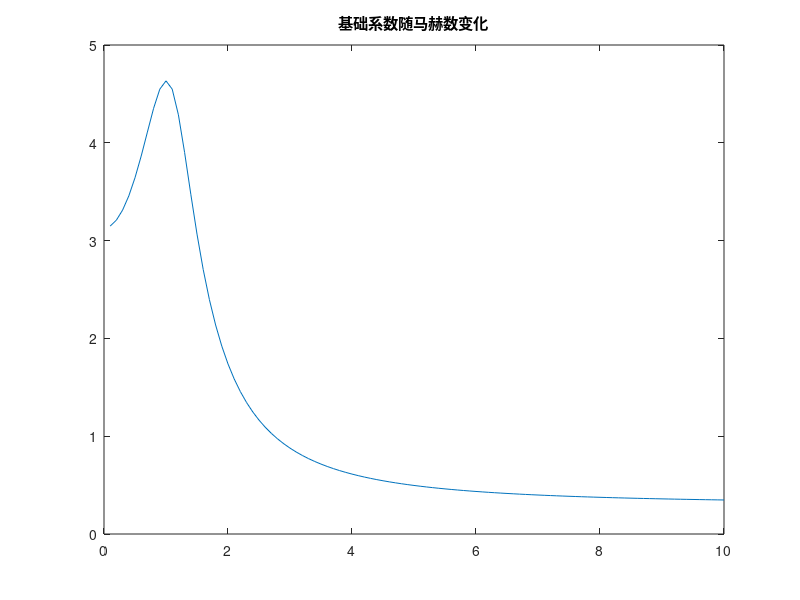

Source code (MATLAB): (Note: this script raises an error after producing the figure.)
clear
clc
close all
i=1;

for Ma=[0.1:0.1:10]
    if Ma < 0.1
        Ma = 0.1;  % 避免除零
    end
    CN =0.3+ 0.6*Ma^2 ./ (1 + 0.8*Ma^4) + 4.0 ./ sqrt(1 + (Ma^2 - 1).^2);

    ma(i)=Ma;
    cn(i)=CN;
    i=i+1;
end
figure(1)
plot(ma,cn)
title('基础系数随马赫数变化')


rho = 0.8;

S=0.8;

beta=0;
cg_cf = 0.5;
dx = 0;
dy = 0;
dz = 0;
rudder_rate = 1;
j=1;
for Ma=[1.2]
    V = Ma*340;
    f=0.5*rho*V*V*S;
    CN = cn(j);
    CA0 = 0.03 + 0.0005 * Ma;
    k   = 0.8 + 0.0005 * Ma;
    i=1;
    for alpha=-30/57.3:0.01:30/57.3
        beta = 0;
        CD = -(CA0 + k * (alpha * alpha + beta * beta)) ;
        CL = CN * alpha ;
        CZ = -CN * beta ;
        
        l = - CN*dx*cg_cf * 0.05;                   %滚转
        m = -CL*cg_cf - CN*dz*cg_cf*rudder_rate;    %俯仰
        n = CZ*cg_cf - CN*dy*cg_cf*rudder_rate;     %偏航

        A(i) = alpha*57.3;
        L(i) = CL;
        D(i) = -CD;
        Z(i) = CZ;
        Cl(i) = l;
        Cm(i) = m;
        Cn(i) = n;
        i=i+1;
    end
    
    leg(j) = string(Ma);
    figure(2)
    plot(A,L./D)
    title('升阻比曲线')
    legend(leg)
    hold on
    figure(3)
    plot(A,L)
    title('升力系数曲线')
    legend(leg)
    hold on
    figure(4)
    plot(A,D)
    title('阻力系数曲线')
    legend(leg)
    hold on
    figure(5)
    plot(A,Z)
    title('侧力系数曲线')
    legend(leg)
    hold on
    figure(6)
    plot(A,Cl)
    title('滚转力矩系数曲线')
    legend(leg)
    hold on
    figure(7)
    plot(A,Cm)
    title('俯仰力矩系数曲线')
    legend(leg)
    hold on
    figure(8)
    plot(A,Cn)
    title('偏航力矩系数曲线')
    legend(leg)
    hold on
    
    j=j+1;
end
